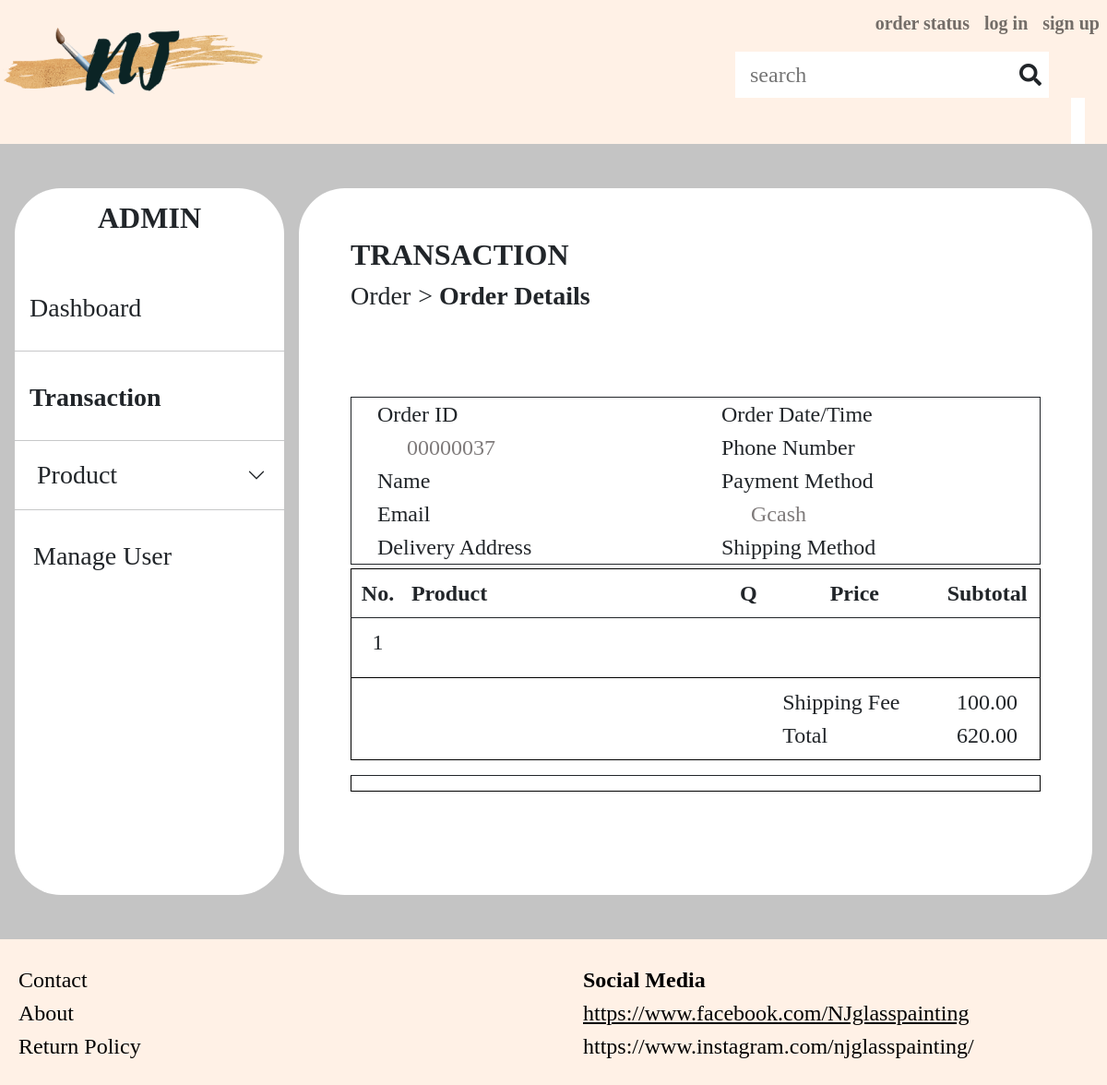
The page /users/admin/admin-transaction/orderdetails.php?vieworder=00000037 on the database as committed earlier.
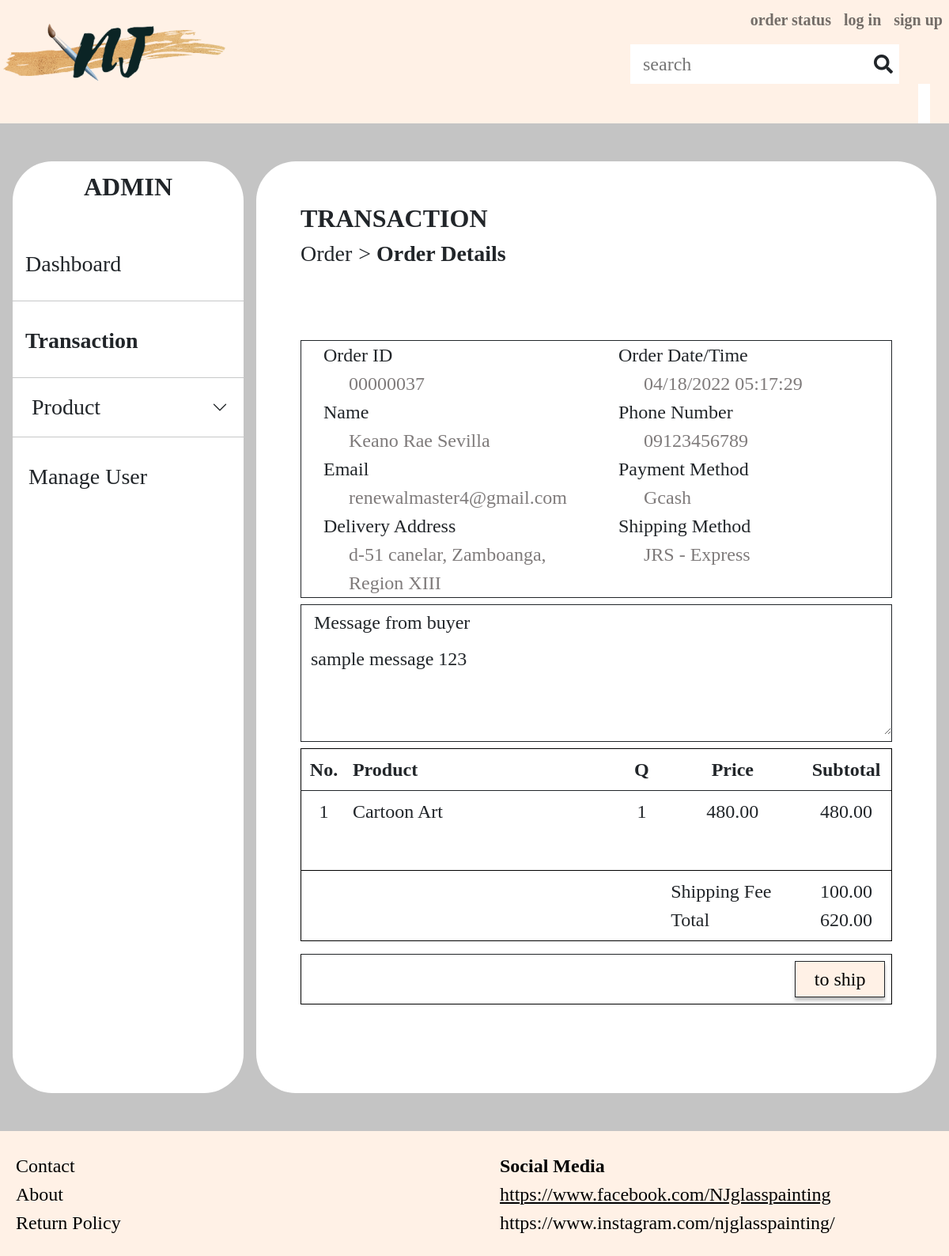
The same page on the database as committed later.
### tables this page shows
CREATE TABLE `orders` (
  `id` mediumint(8) UNSIGNED ZEROFILL NOT NULL,
  `customer_id` mediumint(8) UNSIGNED ZEROFILL NOT NULL,
  `receiver_name` varchar(50) NOT NULL,
  `email` varchar(50) NOT NULL,
  `shipping_address` varchar(50) NOT NULL,
  `shipping_city` varchar(50) NOT NULL,
  `ship_postal_code` varchar(50) NOT NULL,
  `contact_number` varchar(50) NOT NULL,
  `shipping_fee` decimal(7,2) NOT NULL,
  `shipping_method` varchar(50) NOT NULL,
  `message` varchar(255) NOT NULL,
  `order_status` tinyint(11) NOT NULL,
  `order_date` timestamp NOT NULL DEFAULT current_timestamp(),
  `paid_date` timestamp NULL DEFAULT NULL ON UPDATE current_timestamp(),
  `shipped_date` timestamp NULL DEFAULT NULL ON UPDATE current_timestamp()
);

CREATE TABLE `user` (
  `id` mediumint(8) UNSIGNED ZEROFILL NOT NULL,
  `username` varchar(50) NOT NULL,
  `password` varchar(255) NOT NULL,
  `first_name` varchar(50) NOT NULL,
  `last_name` varchar(50) NOT NULL,
  `email` varchar(50) DEFAULT NULL,
  `phone_number` varchar(50) NOT NULL,
  `role` varchar(50) NOT NULL,
  `verify_key` varchar(255) NOT NULL,
  `verify_status` tinyint(1) NOT NULL DEFAULT 0,
  `verified_at` timestamp NULL DEFAULT NULL ON UPDATE current_timestamp(),
  `created_at` timestamp NOT NULL DEFAULT current_timestamp(),
  `modified_at` timestamp NOT NULL DEFAULT current_timestamp() ON UPDATE current_timestamp()
);

CREATE TABLE `product` (
  `id` int(11) NOT NULL,
  `product_name` varchar(50) NOT NULL,
  `product_cover` varchar(50) NOT NULL,
  `product_cover_path` varchar(255) NOT NULL,
  `product_details` varchar(255) NOT NULL,
  `products_rating` varchar(50) NOT NULL,
  `1ch_price` decimal(7,2) NOT NULL,
  `2ch_price` decimal(7,2) NOT NULL,
  `add_char` decimal(7,2) NOT NULL,
  `add_dedication` decimal(7,2) NOT NULL,
  `category` varchar(100) NOT NULL
);

CREATE TABLE `order_details` (
  `id` mediumint(8) UNSIGNED ZEROFILL NOT NULL,
  `order_id` mediumint(8) UNSIGNED ZEROFILL NOT NULL,
  `product_id` int(11) NOT NULL,
  `quantity` int(11) DEFAULT 0,
  `product_price` decimal(7,2) NOT NULL,
  `add_ons` decimal(7,2) NOT NULL DEFAULT 0.00,
  `add_ons_details` varchar(200) NOT NULL,
  `uploaded_image` varchar(255) NOT NULL
);

### users/admin/process/info.php (called while the page is built, shortened)
<?php
    $database = new Connection();
    $db = $database->open();
    if(isset($_GET['vieworder'])){
        $id = $_GET['vieworder'];
        try{
            $sql = $db->prepare("SELECT o.id, DATE_FORMAT(o.order_date, '%m/%d/%Y %H:%i:%s') as date, CONCAT(u.first_name,' ',u.last_name) AS name,
                u.phone_number, u.email, CONCAT(o.shipping_address,', ',o.shipping_city) AS address, o.shipping_method, p.product_name,
                od.quantity, od.product_price, (od.quantity*od.product_price) AS subtotal, o.message, os.name AS status, pm.receipt_status, pm.uploaded_receipt
                FROM orders o JOIN user u JOIN product p JOIN order_details od JOIN order_status os JOIN payment pm
                ON o.customer_id=u.id AND o.id=od.order_id AND p.id=od.product_id AND o.id=od.order_id AND os.id=o.order_status AND pm.order_details_id=od.id
                WHERE o.id=:id");
                $sql->bindParam(':id', $id);
                $sql->execute();
                if($row=$sql->fetch(PDO::FETCH_ASSOC)){
                    $date = $row['date'];
                    $name = $row['name'];
                    $num = $row['phone_number'];
                    $email = $row['email'];
                    $addr = $row['address'];
                    $ship_method = $row['shipping_method'];
                    $productname = $row['product_name'];
                    $quantity = $row['quantity'];
                    $price = $row['product_price'];
                    $subtotal = $row['subtotal'];
                    $message = $row['message'];
                    $status = $row['status'];
                }
        }
        catch(PDOException $e){
            $_SESSION['msg'] = $e->getMessage();
        }
    }
?>

### users/admin/admin-transaction/orderdetails.php (the view, shortened to what the changed rows need)
<?php
    include('../../../include/header.php');
    include('../process/info.php');
?>
<div class="container-fluid admin p-0">
    <br>
    <br>
    <div class="row gx-3 pb-5 px-4" style="min-height: 800px;">
        <div class="col-3 sidebar p-0 me-3">
            <br>
            <div class="ms-2">
                <div class="accordion" id="product-collapse">
                    <div class="accordion-item">
                        <h2 class="accordion-header" id="headingOne">
                            <button class="accordion-button fs-3 ps-2 py-1 collapsed shadow-none" type="button" data-bs-toggle="collapse" data-bs-target="#product" aria-expanded="false" aria-controls="product">
                                <span class="iconify fs-2 me-2" data-icon="bytesize:cart"></span>Product
                            </button>
                        </h2>
                    </div>
                </div>
            </div>
        </div>
        <div class="col right">
            <br>
            <br>
            <form action="../process/update_transaction.php" method="POST">
                <div class="row border border-dark mx-5">
                    <div class="col-md-6">
                        <div>
                            <div class="d-flex align-items-center">
                                <p class="mb-0 fs-4">Name</p>
                            </div>
                            <p class="my-0 fs-4 ms-5" style="color: #7F7B7B;"><?php echo $name; ?></p>
                        </div>
                        <div>
                            <div class="d-flex align-items-center">
                                <p class="mb-0 fs-4">Email</p>
                            </div>
                            <p class="mb-0 fs-4 ms-5" style="color: #7F7B7B;"><?php echo $email; ?></p>
                        </div>
                        <div>
                            <div class="d-flex align-items-center">
                                <p class="mb-0 fs-4">Delivery Address</p>
                            </div>
                            <p class="mb-0 fs-4 ms-5" style="color: #7F7B7B;"><?php echo $addr; ?></p>
                        </div>
                    </div>
                    <div class="col-md-6">
                        <div>
                            <div class="d-flex align-items-center">
                                <p class="mb-0 fs-4">Order Date/Time</p>
                            </div>
                            <p class="mb-0 fs-4 ms-5" style="color: #7F7B7B;"><?php echo $date; ?></p>
                        </div>
                        <div>
                            <div class="d-flex align-items-center">
                                <p class="mb-0 fs-4">Phone Number</p>
                            </div>
                            <p class="mb-0 fs-4 ms-5" style="color: #7F7B7B;"><?php echo $num; ?></p>
                        </div>
                        <div>
                            <div class="d-flex align-items-center">
                                <p class="mb-0 fs-4">Shipping Method</p>
                            </div>
                            <p class="mb-0 fs-4 ms-5" style="color: #7F7B7B;"><?php echo $ship_method; ?></p>
                        </div>
                    </div>
                </div>
                <?php
                    if($message == ""){
                        echo "";
                    }
                    else{
                ?>
                <div class="my-2 mx-5 border border-dark">
                    <div class="d-flex px-2 py-1 align-items-center">
                        <p class="mb-0 fs-4">Message from buyer</p>
                    </div>
                    <textarea class="form-control border-0 shadow-none rounded-0 mb-2 fs-4" name="message" rows="3" readonly><?php echo $message; ?></textarea>
                </div>
                <?php
                    }
                ?>
                <div class="mx-5">
                    <table class="table mt-1 text-center">
                        <thead>
                            <tr class="fs-4">
                                <th scope="col" class="col-sm-1">No.</th>
                                <th scope="col" class="col-sm-6 text-start">Product</th>
                                <th scope="col" class="col-sm-1">Q</th>
                                <th scope="col" class="col-sm-3">Price</th>
                                <th scope="col" class="col-sm-2">Subtotal</th>
                            </tr>
                        </thead>
                        <tbody>
                            <tr class="mb-3" >
                                <td>
                                    <p class="mb-0 fs-4">1</p>
                                </td>
                                <td>
                                    <p class="mb-0 fs-4 text-start"><?php echo $productname; ?></p>
                                </td>
                                <td>
                                    <p class="mb-0 fs-4"><?php echo $quantity; ?></p>
                                </td>
                                <td>
                                    <p class="mb-0 fs-4"><?php echo $price; ?></p>
                                </td>
                                <td>
                                    <p class="mb-5 fs-4"><?php echo $subtotal; ?></p>
                                </td>
                            </tr>
                            <tr>
                                <td colspan="3"></td>
                                <td>
                                </td>
                                <td>
                                </td>
                            </tr>
                            <tr class="border-0">
                                <td colspan="6"></td>
                            </tr>
                            <tr>
                                <td colspan="3">
                                </td>
                                <td colspan="2">
                                    <div class="d-flex float-end">
                                    <?php
                                        if($status == "Pending"){
                                    ?>
                                        <button name="cancel" class="px-1 py-1 fs-4 me-3 border border-dark btn-pink btn-shadow">cancel</button>
                                        <button name="confirm" class="px-1 py-1 fs-4 border border-dark btn-pink btn-shadow">confirm</button>
                                    <?php
                                        }elseif($status == "Confirmed"){
                                            $setstatus = ($receipt_status == "unverified") ? "disabled":"";
                                    ?>
                                        <button name="to-process" class="px-3 py-1 fs-4 border border-dark btn-pink btn-shadow" <?php echo $setstatus; ?>>to process</button>
                                    <?php
                                        }elseif($status == "On Process"){
                                    ?>
                                        <button name="to-ship" class="px-4 py-1 fs-4 border border-dark btn-pink btn-shadow">to ship</button>
                                    <?php
                                        }elseif($status == "To ship"){
                                    ?>
                                        <button name="to-complete" class="px-3 py-1 fs-4 border border-dark btn-pink btn-shadow">completed</button>
                                    <?php
                                        }
                                    ?>
                                    </div>
                                </td>
                            </tr>
                        </tbody>
                    </table>
                </div>
            </form>
            <br>
            <br>
            <br>
            <br>
        </div>
    </div>
</div>
<?php include('../../../include/footer.php'); ?>

Rows that differ between the two databases and show on the page:
added orders: customer.email "renewalmaster4@gmail.com", customer.phone_number "09123456789", shipping_method "JRS - Express", message "sample message 123", product.product_name "Cartoon Art", order_details.quantity "1", order_details.product_price "480.00"
Other text that changed with them:
$name: (not shown) → "Keano Rae Sevilla"
$addr: (not shown) → "d-51 canelar, Zamboanga, Region XIII"
$date: (not shown) → "04/18/2022 05:17:29"
$subtotal: (not shown) → "480.00"
text now shown: "Message from buyer to ship"
